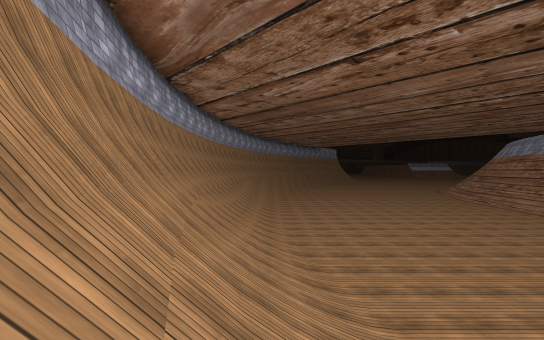
[1] (above)

24 first-person views from a walk through a scene from a Unity 3-D project. The camera is 1.2 m above the floor, looks level and sees 90° across. The floor is counted in squares, 2 m on a side. Each view is taken from the middle of a square. On the plan, view 1 faces up. The plan holds only what a view shows up to about 9 squares ahead; the rest is blank. The place goes on beyond the plan. Some surface patterns are stand-ins.

[2]
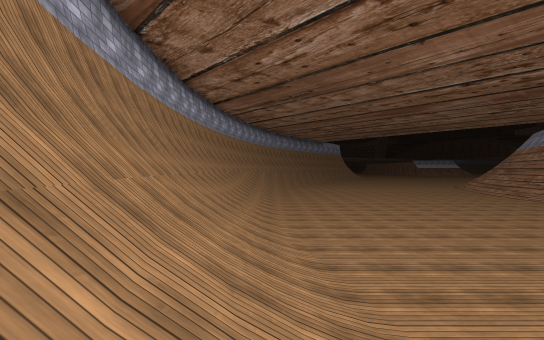

[3]
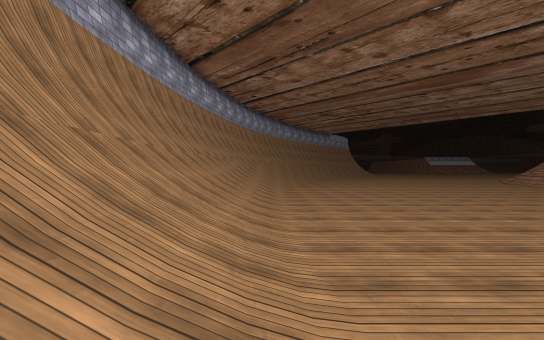

[4]
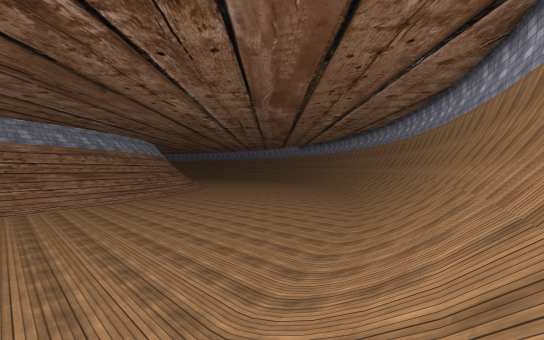

[5]
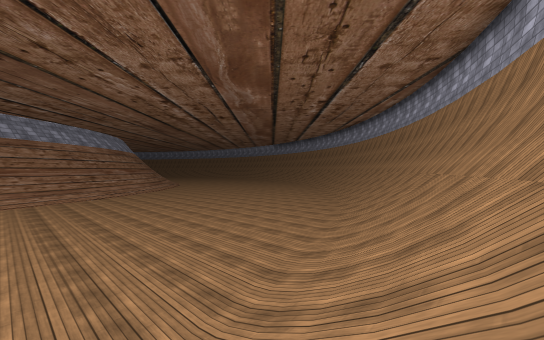

[6]
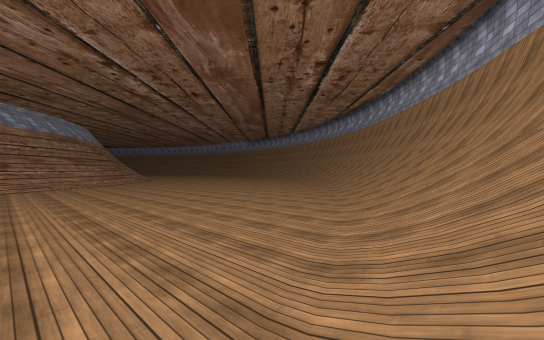

[7]
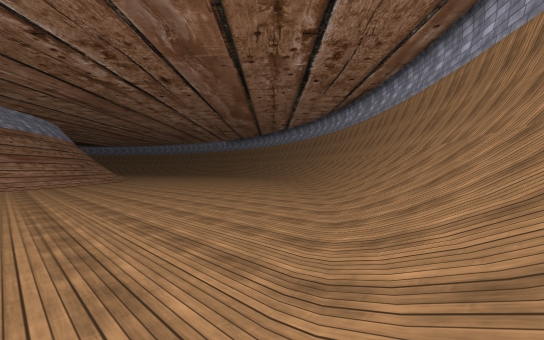

[8]
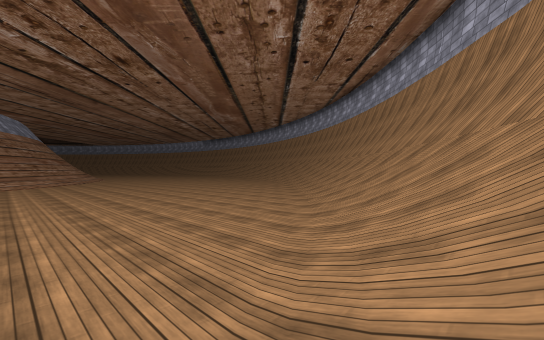

[9]
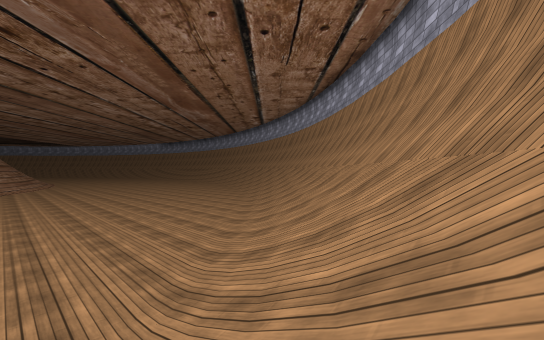

[10]
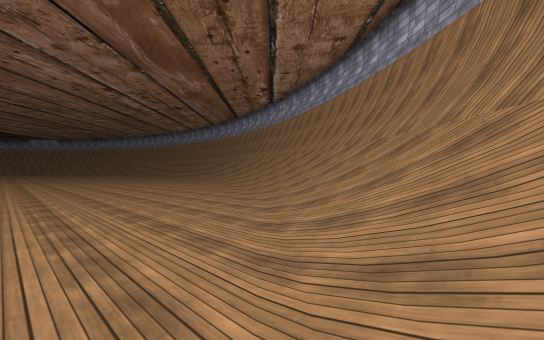

[11]
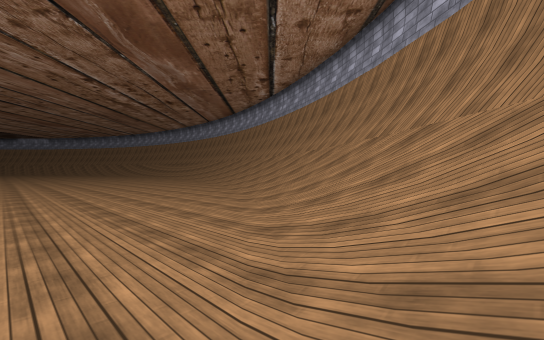

[12]
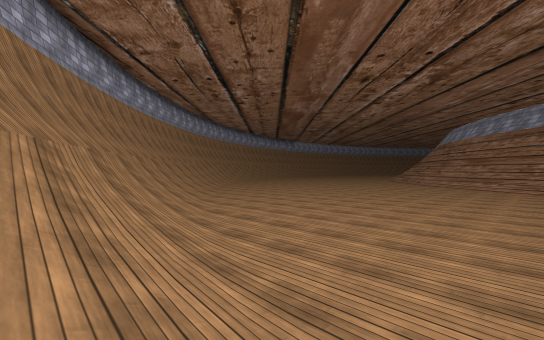

[13]
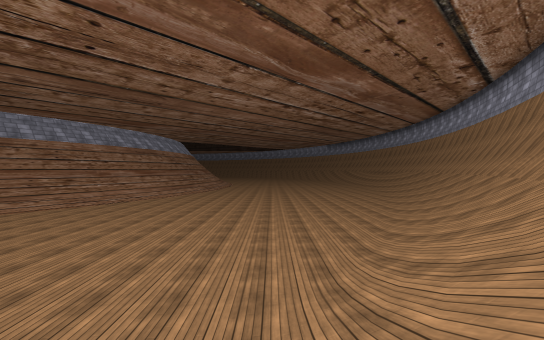

[14]
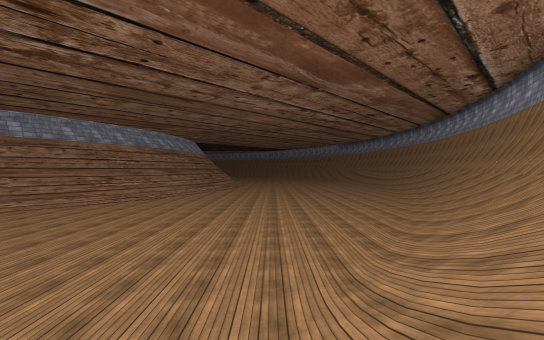

[15]
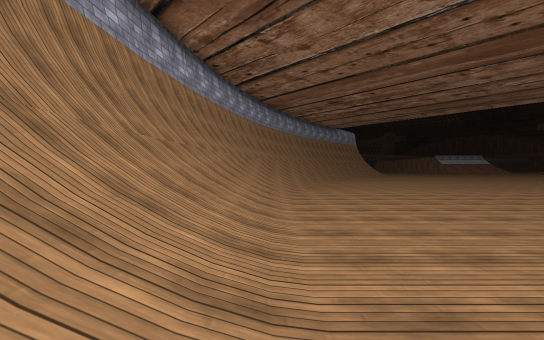

[16]
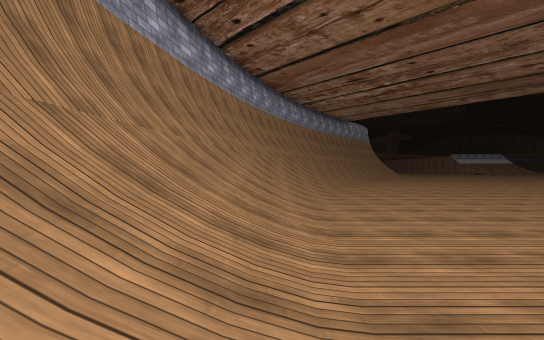

[17]
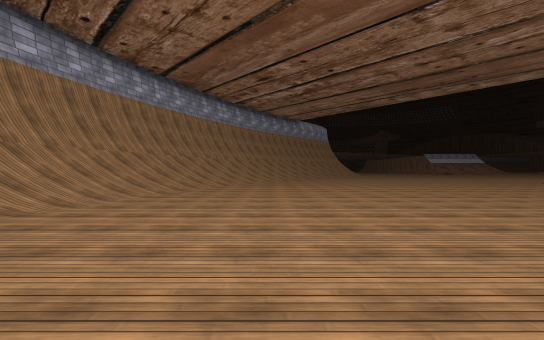

[18]
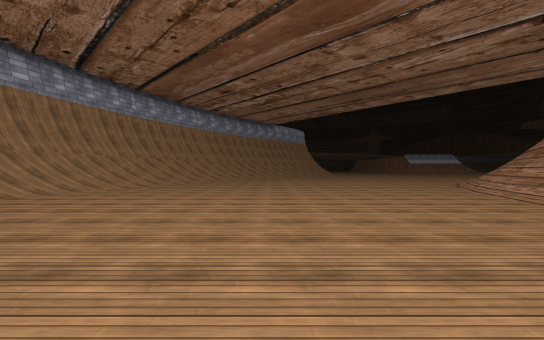

[19]
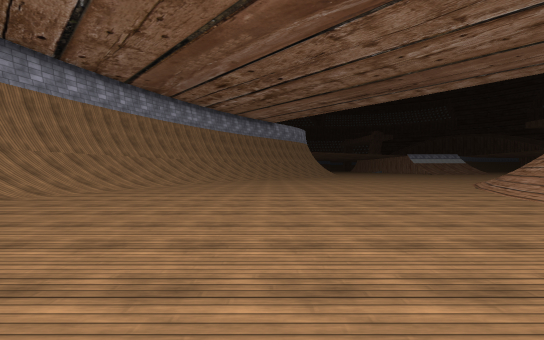

[20]
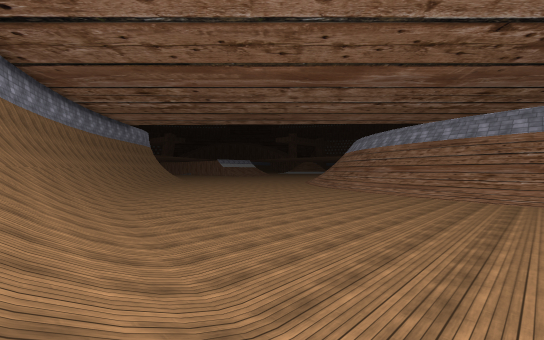

[21]
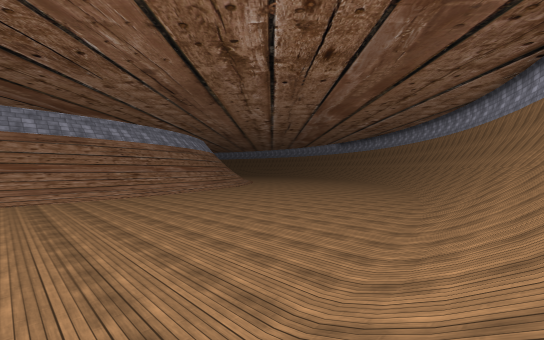

[22]
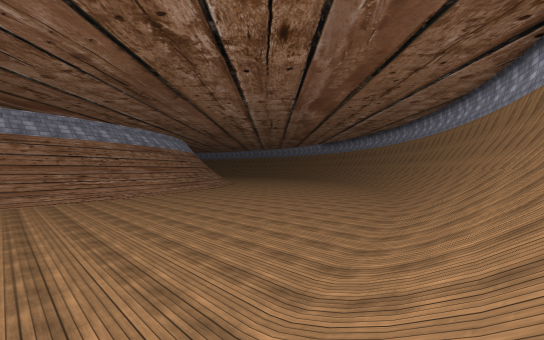

[23]
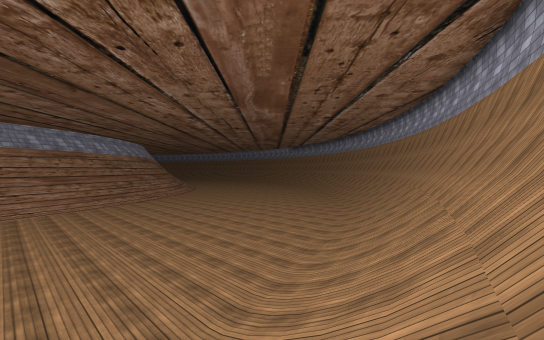

[24]
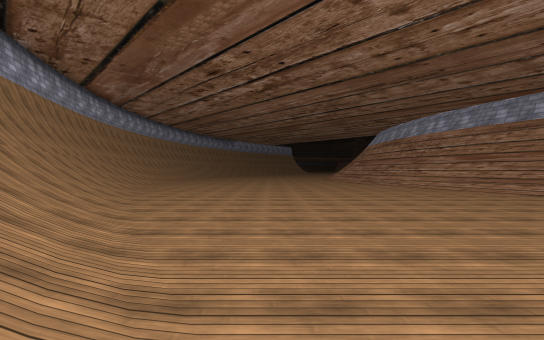

### Floor plan
Key: @ floor where view 1 was taken; # wall or solid block; . main floor; : floor 2.25 m higher than the main floor; / step, stairs or slope; ^ raised ledge.
Columns run from 3 left of view 1 to 20 right of it. Each row starts with its distance up from view 1.
 22   ^://..........
 21   #//...........///
 20  ^#//...........///
 19  ^#//..........///
 18  #///..........//
 17  #//..........//
 16  #//........../
 15  #//..........
 14 ^#//..........
 13 ^#//.........//
 12 ^#//.........//
 11 ^#//.........
 10 ^#//.........//
  9 ^#//.........//
  8 ^#//.........//
  7  #//.........//
  6  #//..........
  5  #//..........//
  4  #//..........//
  3  ^#//........./
  2  ^#//..........//
  1   #//..........///
  0   ^@//..........//
 -1   ^#//..........//
 -2    #//.........../
 -3    ^#//.........../
 -4     #//............
 -5     ^#//............///
 -6      #///............///
 -7      ^#//.............//
 -8       ^///..............
 -9       ^#///.............
-10        ^#///............
-11         ^#///...........
-12          ##///..........
-13           ##///.........
-14            ##///........
-15             ##///.......
-16              ^#////.....
-17               ^#:////...
-18                ^##/////.
-19                  ^##////
-20                    ^##/
-21                      ^#

Positions as (right, up) in squares from view 1, and headings:
1: (0, 0), facing up
2: (0, 2), facing up
3: (0, 6), facing up
4: (-1, 5), facing down-right
5: (0, 2), facing down-right
6: (2, -1), facing down-right
7: (3, -3), facing down-right
8: (4, -5), facing down-right
9: (5, -8), facing down-right
10: (9, -11), facing down-right
11: (10, -12), facing down-right
12: (20, -19), facing up-left
13: (10, -14), facing right
14: (9, -13), facing right
15: (0, 9), facing up
16: (0, 13), facing up
17: (4, 13), facing up
18: (6, 11), facing up
19: (6, 12), facing up
20: (-1, 12), facing up-right
21: (-1, 10), facing down-right
22: (-1, 8), facing down-right
23: (-1, 4), facing down-right
24: (6, -8), facing up
